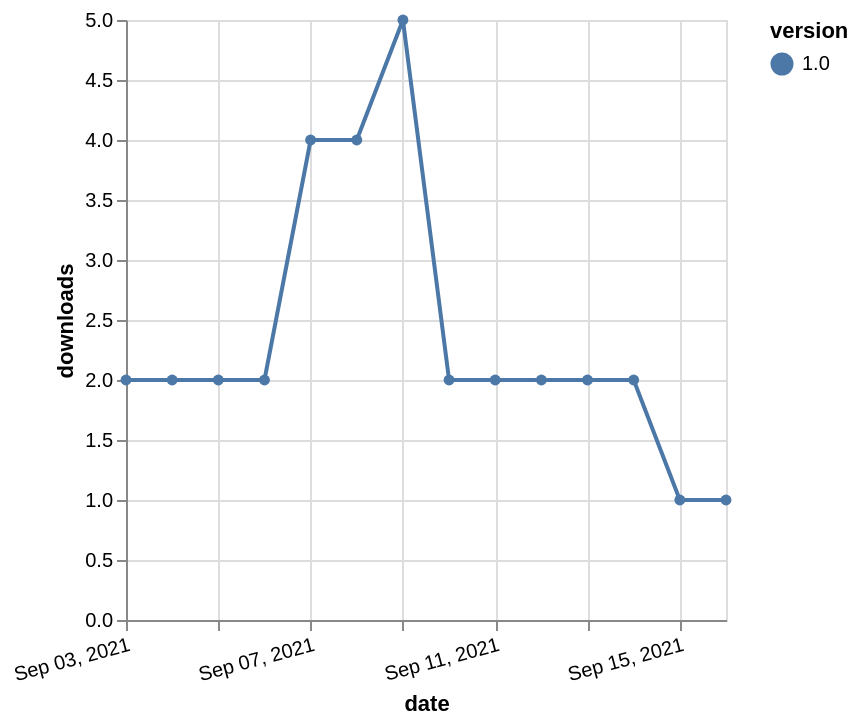

Source (Vega-Lite JSON):
### Vega-Lite specification from a JSON file in a GitHub repository (floating-point values rounded to 4 significant figures)
{"$schema": "https://vega.github.io/schema/vega-lite/v5.json", "description": "A simple bar chart with embedded data.", "data": {"values": [{"date": "2021-09-03", "total": 1946, "delta": 2, "version": "1.0"}, {"date": "2021-09-04", "total": 1948, "delta": 2, "version": "1.0"}, {"date": "2021-09-05", "total": 1950, "delta": 2, "version": "1.0"}, {"date": "2021-09-06", "total": 1952, "delta": 2, "version": "1.0"}, {"date": "2021-09-07", "total": 1956, "delta": 4, "version": "1.0"}, {"date": "2021-09-08", "total": 1960, "delta": 4, "version": "1.0"}, {"date": "2021-09-09", "total": 1965, "delta": 5, "version": "1.0"}, {"date": "2021-09-10", "total": 1967, "delta": 2, "version": "1.0"}, {"date": "2021-09-11", "total": 1969, "delta": 2, "version": "1.0"}, {"date": "2021-09-12", "total": 1971, "delta": 2, "version": "1.0"}, {"date": "2021-09-13", "total": 1973, "delta": 2, "version": "1.0"}, {"date": "2021-09-14", "total": 1975, "delta": 2, "version": "1.0"}, {"date": "2021-09-15", "total": 1976, "delta": 1, "version": "1.0"}, {"date": "2021-09-16", "total": 1977, "delta": 1, "version": "1.0"}]}, "width": "container", "mark": {"type": "line", "point": {"filled": true}}, "encoding": {"x": {"field": "date", "type": "temporal", "timeUnit": "yearmonthdate", "title": "date", "axis": {"labelAngle": -15}}, "y": {"field": "delta", "type": "quantitative", "title": "downloads"}, "color": {"field": "version", "type": "nominal"}, "tooltip": {"field": "delta"}}}
